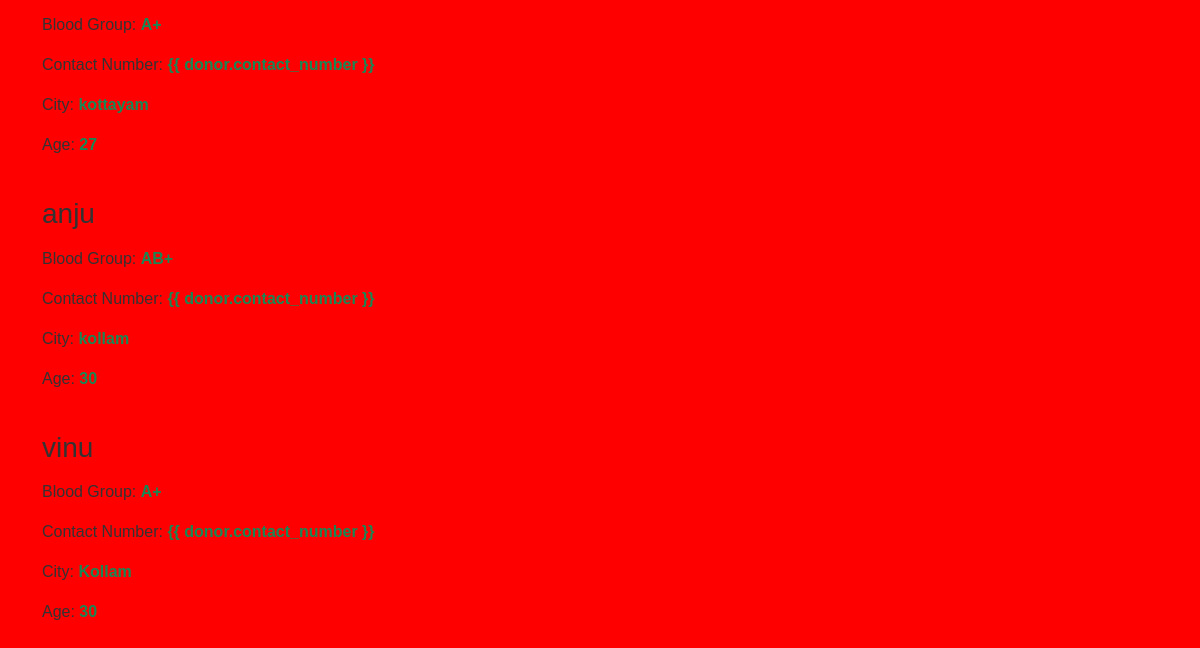
/register_to_donate/ (lower part), run on an earlier commit of the app's database.
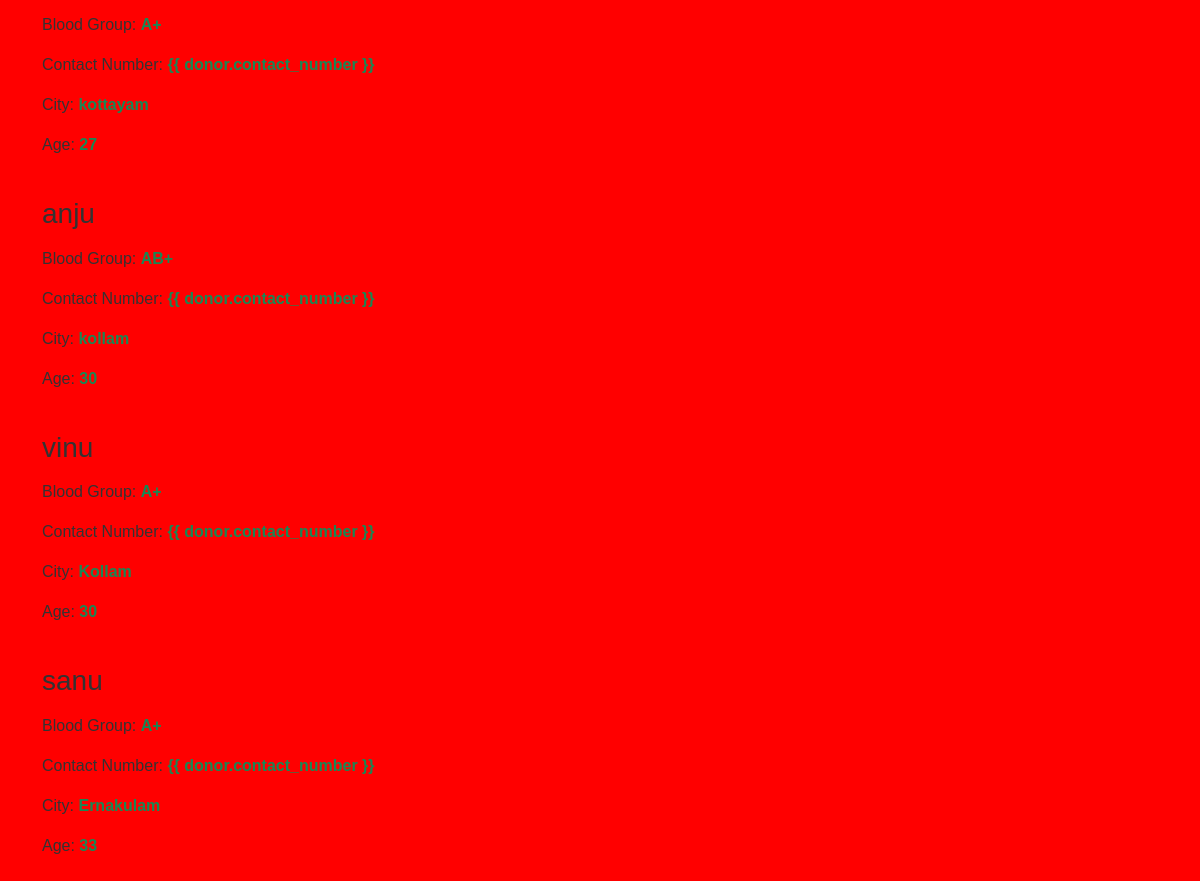
And on a later commit of the database.
### app/models.py (models this page shows, shortened)
class Donor(models.Model):
    name = models.TextField()
    blood_group = models.CharField(max_length=10)
    contact_number = models.CharField(max_length=15)
    city = models.CharField(max_length=50)
    age = models.PositiveIntegerField()

### app/views.py (the view, shortened to what this page needs)
# urls.py: path('register_to_donate/', views.register_to_donate),
def register_to_donate(request):
    donors = Donor.objects.all()
    return render(request, 'user/registertodonate.html', {'register_to_donate': donors})

### template/user/registertodonate.html (shortened to what this page needs)
<!DOCTYPE html>
<html lang="en">
<head>
    {% load static %}
    <link href="https://cdn.jsdelivr.net/npm/bootstrap@5.3.0-alpha1/dist/css/bootstrap.min.css" rel="stylesheet">
</head>
<body>
    <div class="container mt-5">
        <div class="row">
            {% for donor in register_to_donate %}
            <div class="col-lg-12 mb-4">
                <div class="col-lg-7">
                    <h3 class="mb-3">{{ donor.name }}</h3>
                    <p>Blood Group: <span class="text-success fw-bold">{{ donor.blood_group }}</span></p>
                    <p>Contact Number: <navbar navbar-expand-sm bg-dark navbar-darkspan class="text-success fw-bold">{{
                            donor.contact_number }}</span></p>
                    <p>City: <span class="text-success fw-bold">{{ donor.city }}</span></p>
                    <p>Age: <span class="text-success fw-bold">{{ donor.age }}</span></p>
                </div>
            </div>
            {% endfor %}
        </div>
    </div>
</body>
</html>

What changed in the data, as far as the page shows it:
added Donor: name "sanu", blood_group "A+", city "Ernakulam", age "33"
